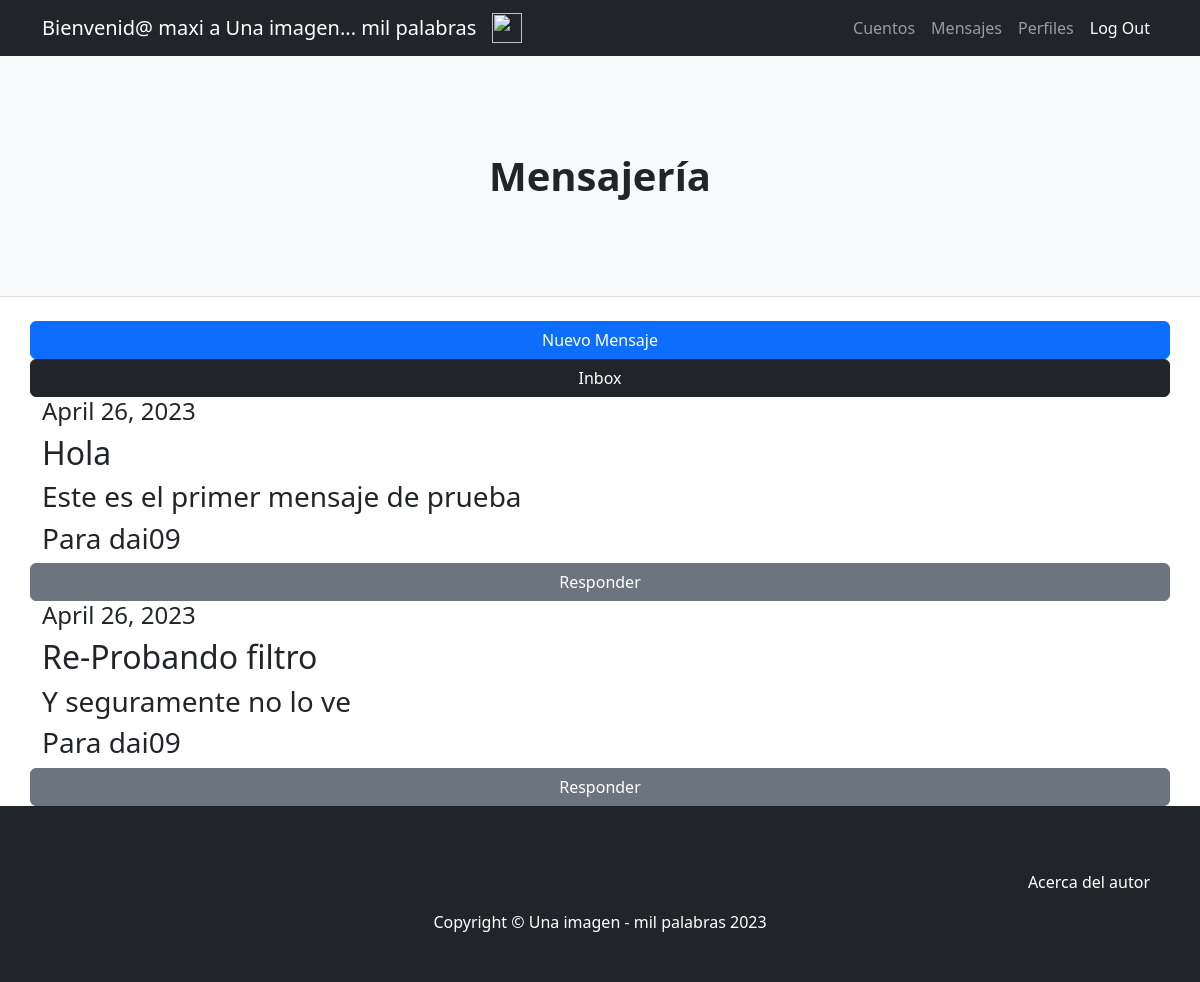
Page /AppUsuarios/mensajesEnviados (signed in) on the earlier database version.
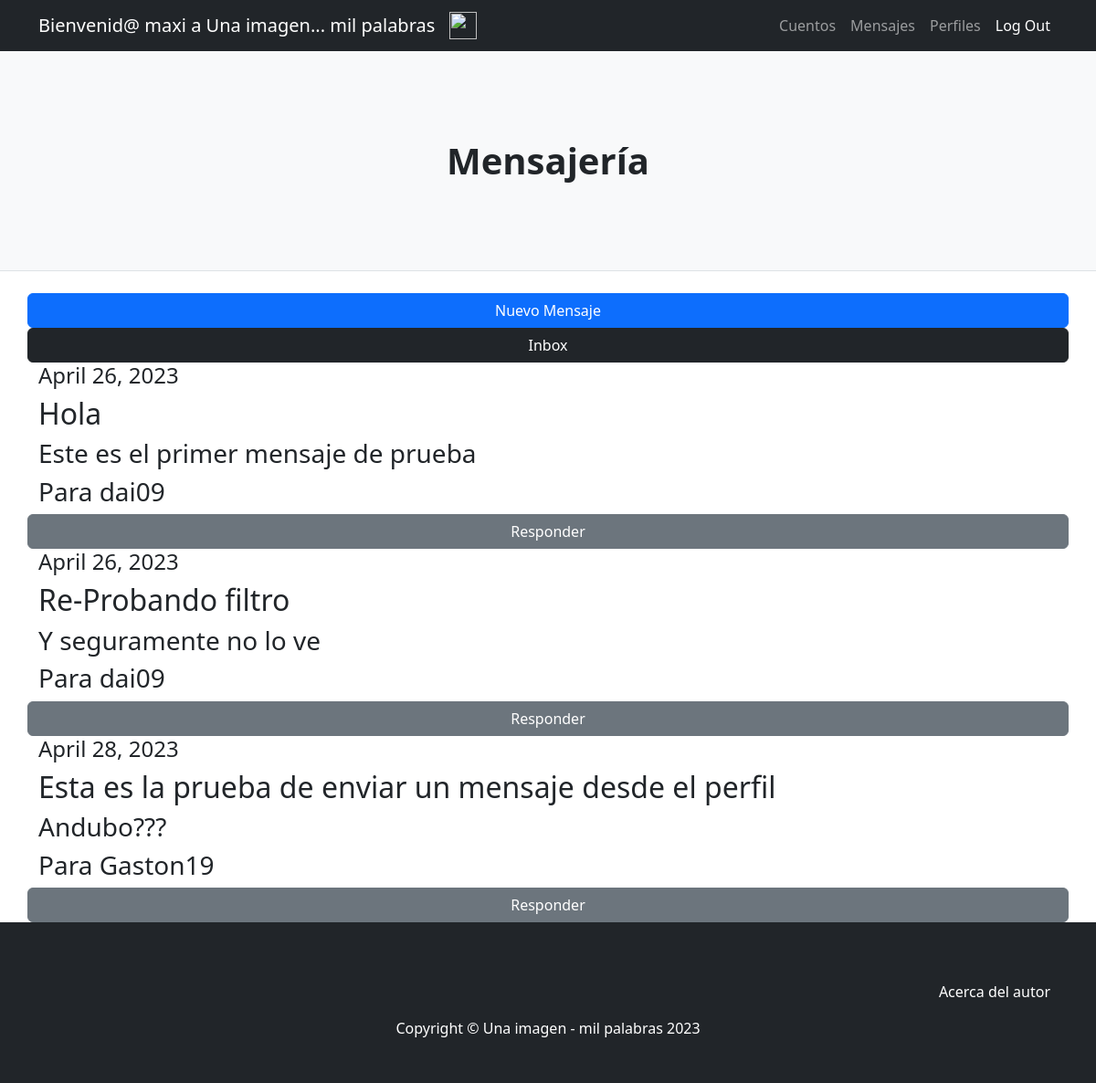
Same page on the later database version.
### AppUsuarios/models.py (models this page shows)
class Mensaje(models.Model):
    remitente=models.ForeignKey(User, related_name="remitente", on_delete=models.CASCADE)
    destinatario=models.ForeignKey(User, related_name="destinatario", on_delete=models.CASCADE)
    titulo=models.CharField(max_length=30)
    contenido=models.CharField(max_length=1000)
    fecha=models.DateField()

### AppUsuarios/views.py (the view)
# urls.py: path('mensajesEnviados', mensajesEnviados, name='mensajesEnviados'),
@login_required
def mensajesEnviados(request):
    mensajes=Mensaje.objects.all()
    return render (request, 'AppUsuarios/mensajesEnviados.html', {'mensajes':mensajes})

### AppUsuarios/templates/AppUsuarios/mensajesEnviados.html
{% extends "AppUsuarios/padre.html" %}
{% load static %}
{% block titulo %}
<h1 class="fw-bolder">Mensajería</h1>
{% endblock %}
{% block cuerpo %}
<body>
    <a class="btn btn-primary" href="{% url 'nuevoMensaje' %}">Nuevo Mensaje</a>
    <a class="btn btn-dark" href="{% url 'mensajes' %}">Inbox</a>
    {% for mensaje in mensajes %}
    {% if mensaje.remitente == request.user %}
    <h4>{{ mensaje.fecha }}</h4>
    <h2>{{ mensaje.titulo }}</h2>
    <h3>{{ mensaje.contenido }}</h3>
    <h3>Para {{mensaje.destinatario}}</h3>
    <a class="btn btn-secondary" href="{% url 'responder' mensaje.id %}">Responder</a>
    {% endif %}
    {% endfor %}
</body>
{% endblock %}

Differences in the rows shown:
added Mensaje: fecha "April 28, 2023", titulo "Esta es la prueba de enviar un mensaje desde el perfil", contenido "Andubo???", destinatario "Gaston19"
